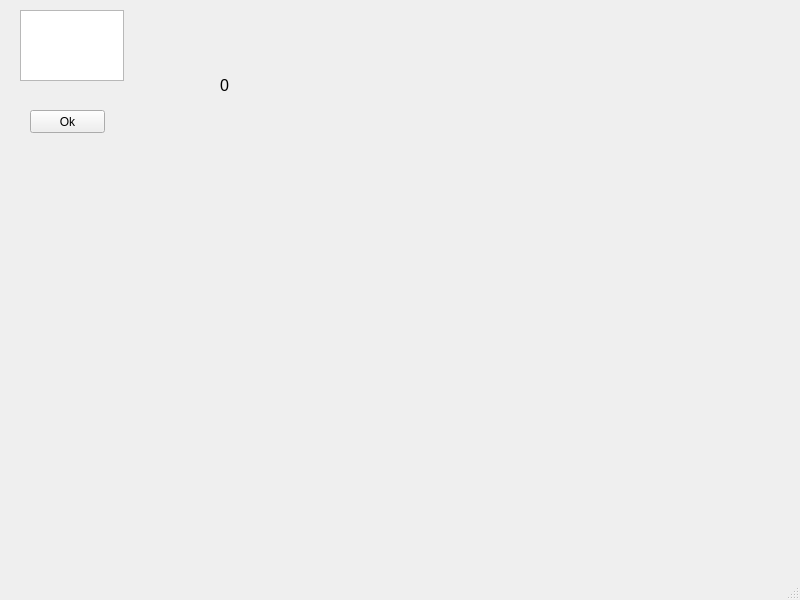
<?xml version="1.0" encoding="UTF-8"?>
<ui version="4.0">
 <class>MainWindow</class>
 <widget class="QMainWindow" name="MainWindow">
  <property name="geometry">
   <rect>
    <x>0</x>
    <y>0</y>
    <width>800</width>
    <height>600</height>
   </rect>
  </property>
  <property name="windowTitle">
   <string>MainWindow</string>
  </property>
  <widget class="QWidget" name="centralwidget">
   <widget class="QTextEdit" name="textEdit">
    <property name="geometry">
     <rect>
      <x>20</x>
      <y>10</y>
      <width>104</width>
      <height>71</height>
     </rect>
    </property>
   </widget>
   <widget class="QPushButton" name="pushButton">
    <property name="geometry">
     <rect>
      <x>30</x>
      <y>110</y>
      <width>75</width>
      <height>23</height>
     </rect>
    </property>
    <property name="text">
     <string>Ok</string>
    </property>
   </widget>
   <widget class="QLabel" name="label">
    <property name="geometry">
     <rect>
      <x>220</x>
      <y>20</y>
      <width>251</width>
      <height>131</height>
     </rect>
    </property>
    <property name="font">
     <font>
      <pointsize>12</pointsize>
     </font>
    </property>
    <property name="text">
     <string>0</string>
    </property>
   </widget>
  </widget>
  <widget class="QMenuBar" name="menubar">
   <property name="geometry">
    <rect>
     <x>0</x>
     <y>0</y>
     <width>800</width>
     <height>21</height>
    </rect>
   </property>
  </widget>
  <widget class="QStatusBar" name="statusbar"/>
 </widget>
 <resources/>
 <connections/>
</ui>
